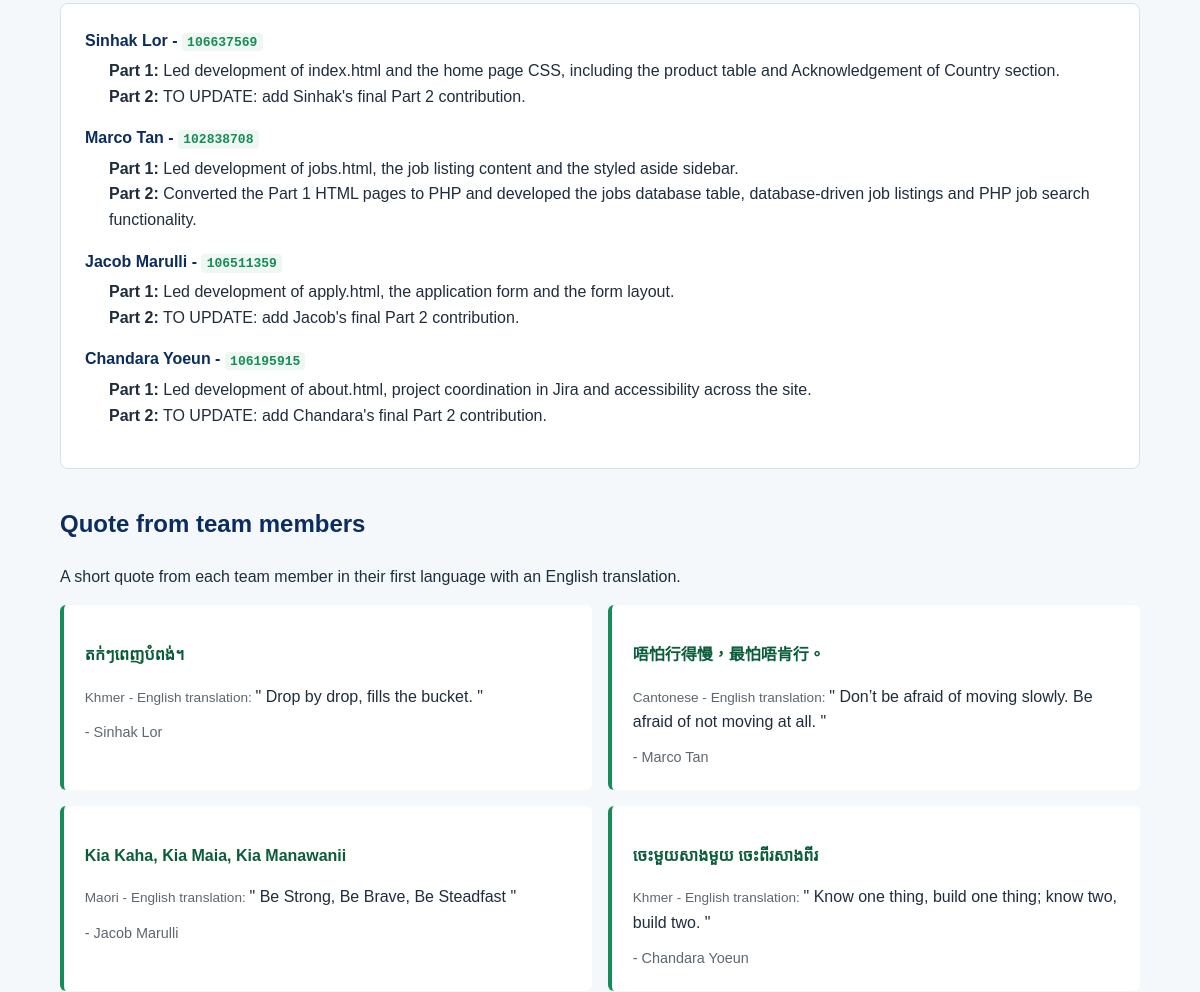
The page /about.php (middle part) on the database as committed earlier.
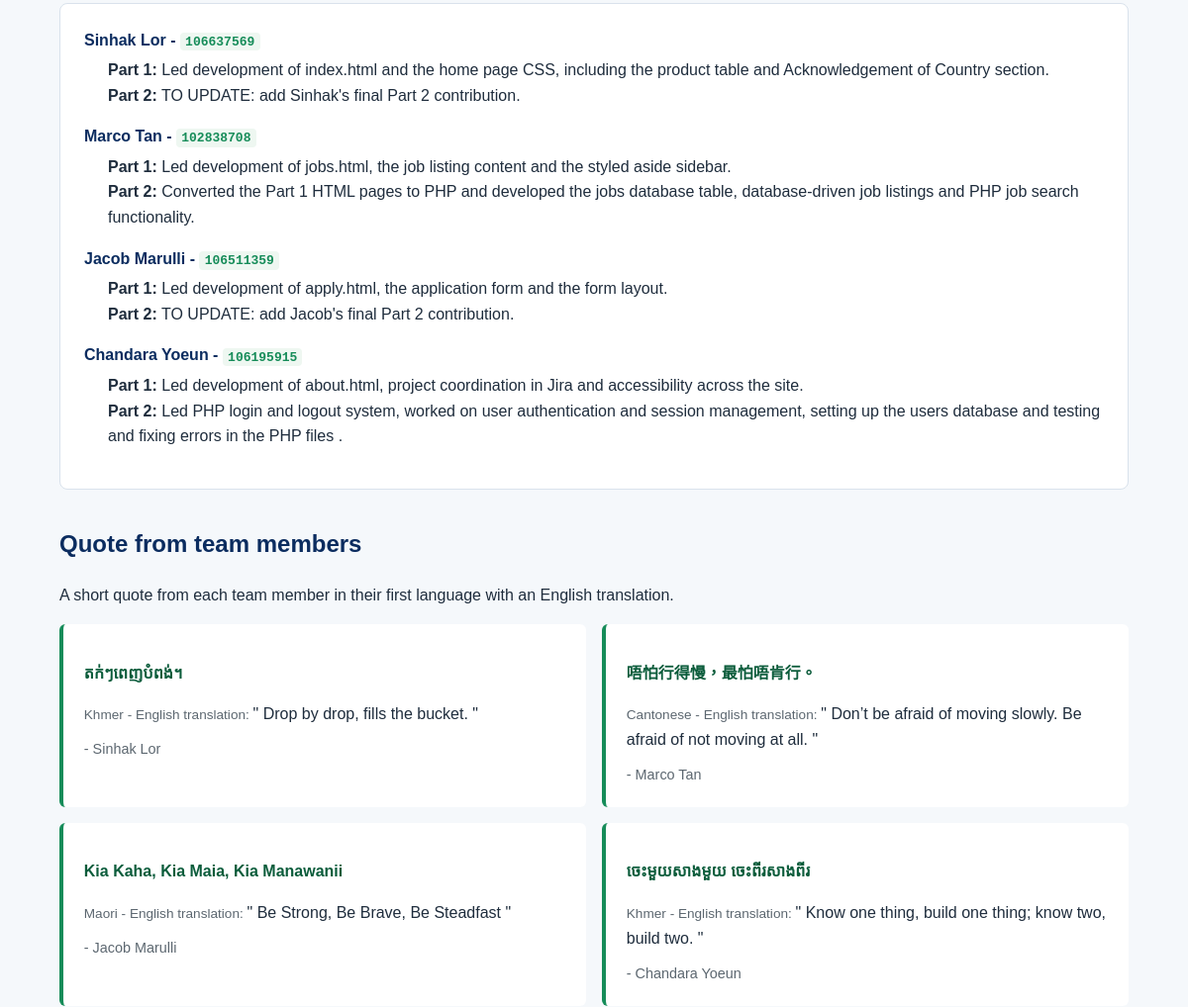
The same page on the database as committed later.
### tables this page shows
CREATE TABLE IF NOT EXISTS team_members (
    member_id INT UNSIGNED NOT NULL AUTO_INCREMENT,
    member_name VARCHAR(100) NOT NULL,
    student_id VARCHAR(20) NOT NULL,
    part1_contribution TEXT NOT NULL,
    part2_contribution TEXT NOT NULL,
    quote_original TEXT NOT NULL,
    quote_translation TEXT NOT NULL,
    quote_lang VARCHAR(10) NOT NULL,
    quote_language VARCHAR(30) NOT NULL,
    fun_fact TEXT NOT NULL,
    PRIMARY KEY (member_id),
    UNIQUE KEY unique_student_id (student_id)
);

### about.php (the view, shortened to what this page needs)
<?php
require_once 'settings.php';
function h($text)
{
    return htmlspecialchars((string)$text, ENT_QUOTES, 'UTF-8');
}
$conn = mysqli_connect($host, $user, $pwd, $sql_db);
$db_error = '';
$about = array();
$members = array();
if (!$conn) {
    $db_error = 'Could not connect to the database.';
} else {
    mysqli_set_charset($conn, 'utf8mb4');
    $about_sql = "
        SELECT content_key, content_value
        FROM about_info
    ";
    $about_result = mysqli_query($conn, $about_sql);
    if ($about_result) {
        while ($row = mysqli_fetch_assoc($about_result)) {
            $about[$row['content_key']] = $row['content_value'];
        }
    } else {
        $db_error = 'Could not load the About page information.';
    }
    $member_sql = "
        SELECT
            member_id,
            member_name,
            student_id,
            part1_contribution,
            part2_contribution,
            quote_original,
            quote_translation,
            quote_lang,
            quote_language,
            fun_fact
        FROM team_members
        ORDER BY member_id ASC
    ";
    $member_result = mysqli_query($conn, $member_sql);
    if ($member_result) {
        while ($row = mysqli_fetch_assoc($member_result)) {
            $members[] = $row;
        }
    } else {
        $db_error = 'Could not load the team member information.';
    }
}
include 'header.inc';
?>
<main id="main">
    <div class="wrap section">
<?php if ($db_error !== '') { ?>
        <p>
            <?php echo h($db_error); ?>
        </p>
<?php } else { ?>
        <dl class="contribution-list">
<?php foreach ($members as $member) { ?>
            <dt>
                <?php echo h($member['member_name']); ?>
                -
                <span class="student-id">
                    <?php echo h($member['student_id']); ?>
                </span>
            </dt>
            <dd>
                <strong>Part 1:</strong>
                <?php
                echo h(
                    $member['part1_contribution']
                );
                ?>
                <br>
                <strong>Part 2:</strong>
                <?php
                echo h(
                    $member['part2_contribution']
                );
                ?>
            </dd>
<?php } ?>
        </dl>
        <h2>Quote from team members</h2>
        <p>
            <?php
            echo h(
                $about['quote_intro']
                ?? 'A short quote from each team member in their first language with an English translation.'
            );
            ?>
        </p>
        <div class="quote-list">
<?php foreach ($members as $member) { ?>
            <blockquote class="member-quote">
                <p
                    class="original"
                    lang="<?php echo h($member['quote_lang']); ?>"
                >
                    <?php
                    echo h(
                        $member['quote_original']
                    );
                    ?>
                </p>
                <p class="translation">
                    <span class="lang-label">
                        <?php
                        echo h(
                            $member['quote_language']
                        );
                        ?>
                        - English translation:
                    </span>
                    "
                    <?php
                    echo h(
                        $member['quote_translation']
                    );
                    ?>
                    "
                </p>
                <footer>
                    -
                    <?php
                    echo h(
                        $member['member_name']
                    );
                    ?>
                </footer>
            </blockquote>
<?php } ?>
        </div>
<?php } ?>
    </div>
</main>
<?php
include 'footer.inc';
?>

Rows that differ between the two databases and show on the page:
changed team_members "Chandara Yoeun": part2_contribution "TO UPDATE: add Chandara's final Part 2 contribution." → "Led PHP login and logout system, worked on user authentication and session management, setting up the users database and testing and fixing errors in the PHP files ."
